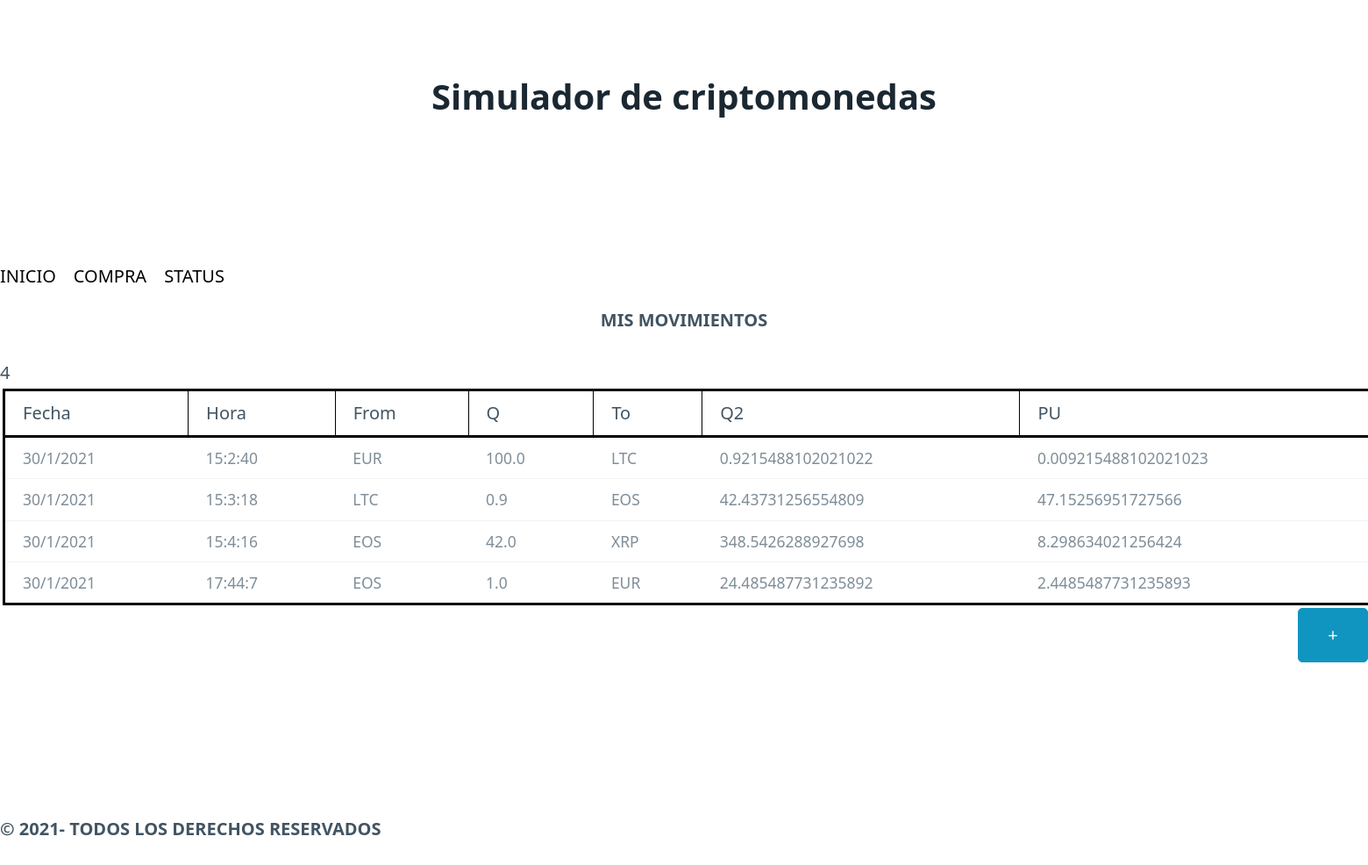
Before: / with the older database file.
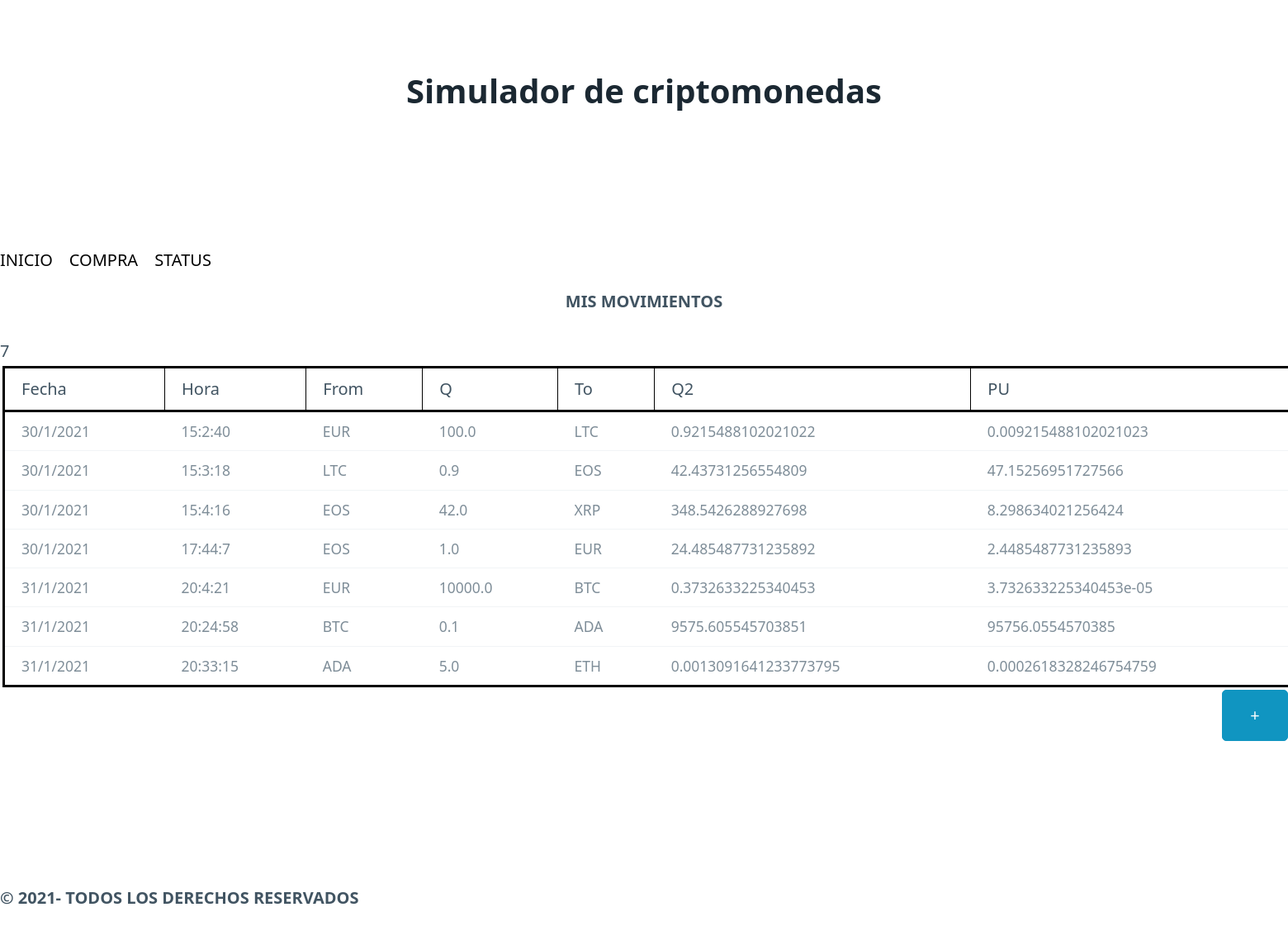
After: the same page with the newer database file.
### tables this page shows
CREATE TABLE "movimientos" (
	"id"	INTEGER,
	"date"	TEXT NOT NULL,
	"time"	TEXT NOT NULL,
	"from_currency"	TEXT NOT NULL,
	"from_quantity"	REAL NOT NULL,
	"to_currency"	TEXT NOT NULL,
	"to_quantity"	REAL NOT NULL,
	"PU"	REAL NOT NULL,
	PRIMARY KEY("id" AUTOINCREMENT)
);

### movements/views.py (the view)
@app.route("/")
def listaIngresos():
    form= MovementForm()
    try:
        result = make_query("SELECT date, time , from_currency, from_quantity, to_currency, to_quantity, PU FROM movimientos;") or []
        print(result)
        ingresos= result.fetchall()
        result.close()
    except Exception as e:
        print(f"no ha podido realizar la consulta a la base de datos {type(e).__name__} - {e}")
        messages.append("lo siento, no se hemos podido conectar con la base de datos")
        return render_template("errores.html", datos=[] , form=form, messages=messages)
    '''# llamo a mi fichero csv
    fIngresos= open("movements/data/basededatos.csv ", "r")
    # leo linea a linea mi fichero
    csvReader= csv.reader(fIngresos, delimiter="," , quotechar='"')
    ingresos= list(csvReader) '''
    return render_template("movements.html", datos=ingresos , form=form, messages=messages)

### movements/views.py (called while the page is built)
def connection():
    succes=True
    c=[]
    conn= sqlite3.connect("movements/data/basededatos.db")
    c=conn.cursor()
    return c

def make_query(query, params=[]):
    c=[]
    c=connection()
    c.execute(query, params)
    return c

### movements/templates/movements.html (shortened to what this page needs)
{% extends "inicio.html" %}
{% block contenido %}
<nav class="opciones123">
    <ul>
        <li><a class="milista" href="/" aria-disabled="true"> INICIO </a></li>
        <li><a  class="milista" href="compra.html">COMPRA</a></li>
        <li><a class="milista" href="status.html">STATUS</a></li>
    </ul>
</nav>
<p class="tituloinicio">MIS MOVIMIENTOS</p>
{{datos|length}}
{% if datos|length > 0 %}
    <table class="tabla">
        <tr class="tabla2">
            <th class="opcion">Fecha</th>
            <th class="opcion">Hora</th>
            <th class="opcion">From</th>
            <th class="opcion">Q</th>
            <th class="opcion">To</th>
            <th class="opcion">Q2</th>
            <th class="opcion">PU</th>
        </tr>
    {% for registro in datos %}
        <tr>
        <td> {{ registro [0] }}</td>
        <td>{{ registro[1] }}</td>
        <td>{{ registro[2] }}</td>
        <td>{{ registro[3] }}</td>
        <td>{{ registro[4] }}</td>
        <td>{{ registro[5] }}</td>
        <td>{{ registro[6] }}</td>
        </tr>
    {% endfor %}
    {% else %}
    <p>NO HAY MOVIMIENTOS</p>
        {% endif %}
    </table>
    <div>
    <button onclick="location.href='compra.html'"  class="boton"  type="button" class="btn btn-secondary btn-lg align-items-end"> + </button>
    </div>
{% endblock %}

### movements/templates/inicio.html (shortened to what this page needs)
<!DOCTYPE html>
<html lang="en">
    <head>
        <link rel="stylesheet" href="{{ url_for('static', filename='css/pico.css') }}">
        <link rel="stylesheet" href="{{ url_for('static', filename='css/style.css') }}">
        <body class="imagen-fondo2">
            <header class="simulador">
                <h1>Simulador de criptomonedas</h1>
            </header>
        <head>
    </head>
        <section>
            {% block contenido %} {% endblock %}
        </section>
        <footer class="derechos">
            &copy; 2021- TODOS LOS DERECHOS RESERVADOS
        </footer>
    </body>
</html>

### movements/static/css/style.css (style rules this page uses)
.derechos { opacity: 100%; font-weight: bold; }
.imagen-fondo2 { background-image: url("https://fondosmil.com/fondo/16641.jpg"); background-size: cover; }
.boton { width: 80px; float:right }
.tituloinicio { text-align: center; font-weight: bold; }
.opciones123 { width: 200%; margin: auto; overflow:hidden; }
.tabla { border: 2px; border-color: black; width: 100%; }
.simulador { text-align: center; }
.derechos { opacity: 100%; }
.milista { float: right; padding: 0; margin: 0; color: black; }
.tabla { border-collapse: collapse; margin: 3px; padding: 2px; border: black 3px solid; }
.tabla2 { border: black 3px solid; }
.opcion { border: black 1px solid; }

Changed rows visible on the page:
added movimientos: date "31/1/2021", time "20:4:21", from_currency "EUR", from_quantity "10000.0", to_currency "BTC", to_quantity "0.3732633225340453", PU "3.732633225340453e-05"
added movimientos: date "31/1/2021", time "20:24:58", from_currency "BTC", from_quantity "0.1", to_currency "ADA", to_quantity "9575.605545703851", PU "95756.0554570385"
added movimientos: date "31/1/2021", time "20:33:15", from_currency "ADA", from_quantity "5.0", to_currency "ETH", to_quantity "0.0013091641233773795", PU "0.0002618328246754759"
Other visible differences:
{{ datos|length }}: "4" → "7"
